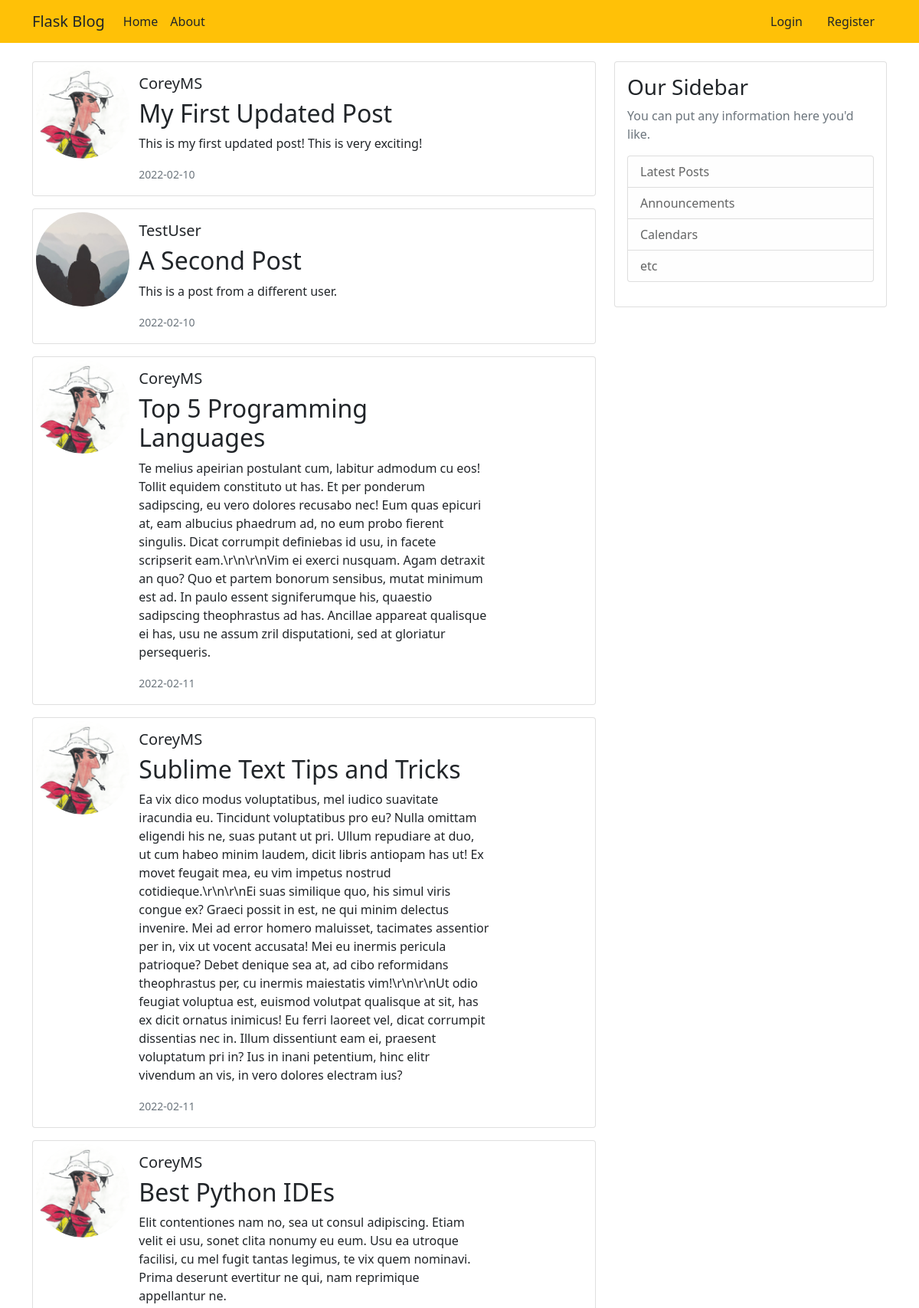
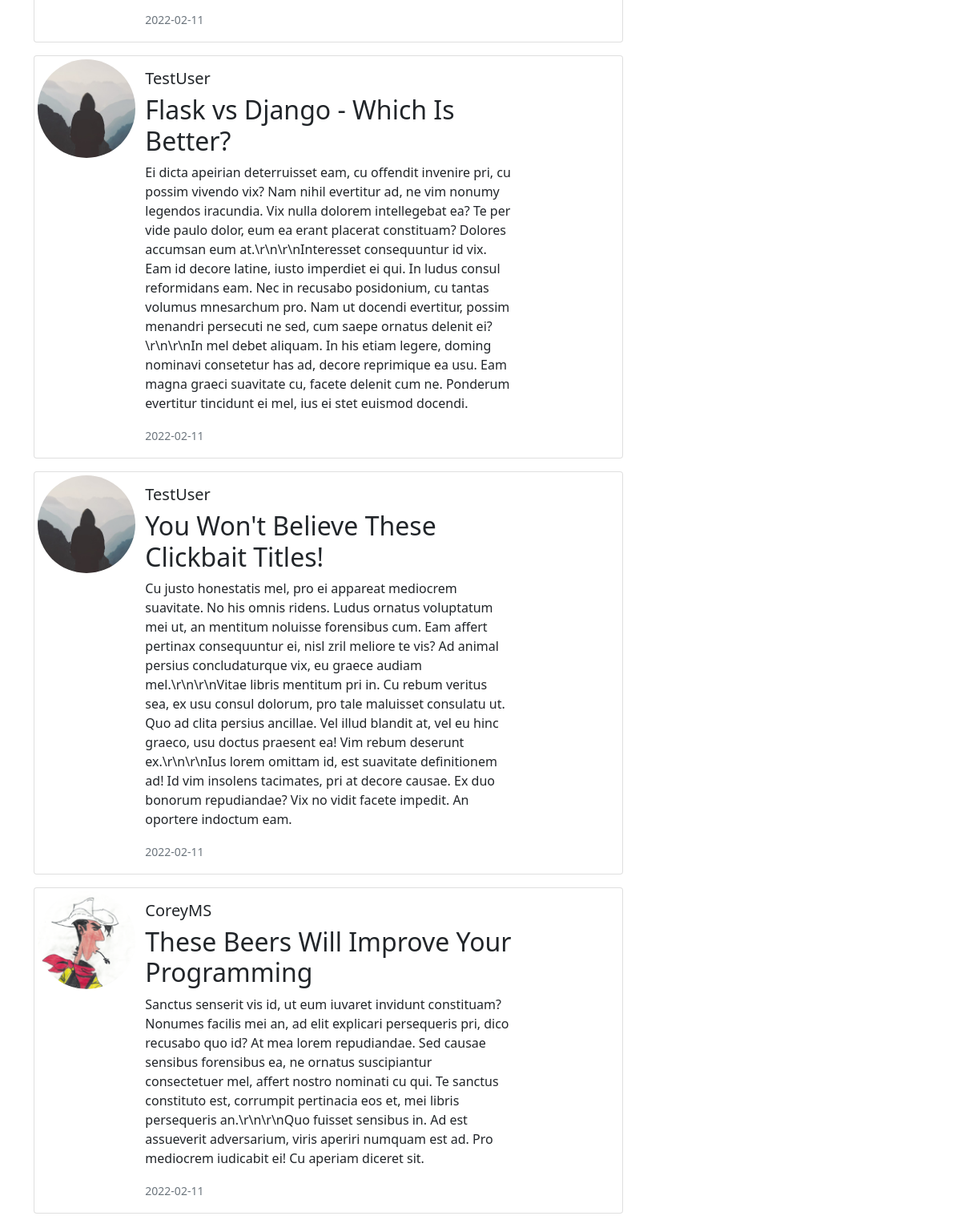
The page /home (upper part) on the database its author committed (2 pictures, top to bottom).
### flaskblog/models.py (models this page shows, shortened)
class Post(db.Model):
    id = db.Column(db.Integer, primary_key=True)
    title = db.Column(db.String(100), nullable=False)
    date_posted = db.Column(db.DateTime, nullable=False, default=datetime.utcnow)
    content = db.Column(db.Text, nullable=False)
    user_id = db.Column(db.Integer, db.ForeignKey('user.id'), nullable=False)

class User(db.Model, UserMixin):
    id = db.Column(db.Integer, primary_key=True)
    username = db.Column(db.String(20), unique=True, nullable=False)
    email = db.Column(db.String(120), unique=True, nullable=False)
    image_file = db.Column(db.String(20), nullable=False, default='default.jpg')
    password = db.Column(db.String(60), nullable=False)
    posts = db.relationship('Post', backref='author', lazy=True)

### flaskblog/routes.py (the view)
@app.route("/")
@app.route("/home")
def home():
    posts = Post.query.all()
    return render_template('home.html', posts=posts)

### flaskblog/templates/home.html
{% extends "layout.html" %}
{% block content %}
{% for post in posts %}
<div class="card mb-3">
  <div class="row g-0">
    <div class="col-2">
      <img src="{{ url_for('static', filename='profile_pics/' + post.author.image_file) }}" class="img-fluid rounded-circle m-1" alt="...">
    </div>
    <div class="col-8">
      <div class="card-body">
        <h5 class="card-title">{{ post.author.username }}</h5>
        <h2 class="card-text"><a class="article-link" href="{{ url_for('post', post_id=post.id) }}">{{ post.title }}</a></h2>
        <p class="card-text">{{ post.content }}</p>
        <p class="card-text"><small class="text-muted">{{ post.date_posted.strftime('%Y-%m-%d')}}</small></p>
      </div>
    </div>
  </div>
</div>
{% endfor %}
{% endblock content %}

### flaskblog/templates/layout.html (shortened to what this page needs)
<!DOCTYPE html>
<html lang="en">
<head>
  <link href="https://cdn.jsdelivr.net/npm/bootstrap@5.1.3/dist/css/bootstrap.min.css" rel="stylesheet"
>
  <link rel="stylesheet" type="text/css" href="{{ url_for('static', filename='main.css') }}">
</head>
<body>
  <nav class="navbar navbar-expand-lg navbar-dark bg-warning mb-4">
    <div class="container">
      <a class="navbar-brand text-dark" href="/">Flask Blog</a>
      <div class="collapse navbar-collapse" id="navbarNavDropdown">
        <ul class="navbar-nav me-auto">
          <li class="nav-item">
            <a class="nav-link active text-dark" href="{{ url_for('home') }}">Home</a>
          </li>
          <li class="nav-item">
            <a class="nav-link text-dark" href="{{ url_for('about') }}">About</a>
          </li>
        </ul>
        <div class="d-flex">
            {% if current_user.is_authenticated %}
              <a class="nav-item nav-link text-dark" href="{{ url_for('new_post') }}">New Post</a>
              <a class="nav-item nav-link text-dark" href="{{ url_for('account') }}">Account</a>
              <a class="nav-item nav-link text-dark" href="{{ url_for('logout') }}">Logout</a>
            {% else %}
              <a class="nav-item nav-link text-dark" href="{{ url_for('login') }}">Login</a>
              <a class="nav-item nav-link text-dark" href="{{ url_for('register') }}">Register</a>
            {% endif %}
        </div>
      </div>
    </div>
  </nav>
  <div class="container">
    <div class="row">
      <div class="col-md-8">
        {% block content %}{% endblock %}
      </div>
      <div class="col-md-4">
        <div class="card">
          <div class="card-body">
            <h3>Our Sidebar</h3>
            <p class='text-muted'>You can put any information here you'd like.
            <ul class="list-group">
              <li class="list-group-item list-group-item-light">Latest Posts</li>
              <li class="list-group-item list-group-item-light">Announcements</li>
              <li class="list-group-item list-group-item-light">Calendars</li>
              <li class="list-group-item list-group-item-light">etc</li>
            </ul>
            </p>
          </div>
        </div>
      </div>
    </div>
  </div>
</body>
</html>

### flaskblog/static/main.css (style rules this page uses)
.article-link { text-decoration: none; color: inherit; }

### rows shown on the page
Post: image_file (picture), author.username "CoreyMS", title "My First Updated Post", content "This is my first updated post! This is very exciting!", date_posted "2022-02-10"
Post: image_file (placeholder picture), author.username "TestUser", title "A Second Post", content "This is a post from a different user.", date_posted "2022-02-10"
Post: image_file (picture), author.username "CoreyMS", title "Top 5 Programming Languages", content "Te melius apeirian postulant cum, labitur admodum cu eos! Tollit equidem constituto ut has. Et per ponderum sadipscing, eu vero dolores recusabo nec! Eum quas epicuri at, eam albucius phaedrum ad, no eum probo fierent singulis. Dicat corrumpit definiebas id usu, in facete scripserit eam.\\r\\n\\r\\nVim ei exerci nusquam. Agam detraxit an quo? Quo et partem bonorum sensibus, mutat minimum est ad. In paulo essent signiferumque his, quaestio sadipscing theophrastus ad has. Ancillae appareat qualisque ei has, usu ne assum zril disputationi, sed at gloriatur persequeris.", date_posted "2022-02-11"
Post: image_file (picture), author.username "CoreyMS", title "Sublime Text Tips and Tricks", content "Ea vix dico modus voluptatibus, mel iudico suavitate iracundia eu. Tincidunt voluptatibus pro eu? Nulla omittam eligendi his ne, suas putant ut pri. Ullum repudiare at duo, ut cum habeo minim laudem, dicit libris antiopam has ut! Ex movet feugait mea, eu vim impetus nostrud cotidieque.\\r\\n\\r\\nEi suas similique quo, his simul viris congue ex? Graeci possit in est, ne qui minim delectus invenire. Mei ad error homero maluisset, tacimates assentior per in, vix ut vocent accusata! Mei eu inermis pericula patrioque? Debet denique sea at, ad cibo reformidans theophrastus per, cu inermis maiestatis vim!\\r\\n\\r\\nUt odio feugiat voluptua est, euismod volutpat qualisque at sit, has ex dicit ornatus…", date_posted "2022-02-11"
Post: image_file (picture), author.username "CoreyMS", title "Best Python IDEs", content "Elit contentiones nam no, sea ut consul adipiscing. Etiam velit ei usu, sonet clita nonumy eu eum. Usu ea utroque facilisi, cu mel fugit tantas legimus, te vix quem nominavi. Prima deserunt evertitur ne qui, nam reprimique appellantur ne.", date_posted "2022-02-11"
Post: image_file (placeholder picture), author.username "TestUser", title "Flask vs Django - Which Is Better?", content "Ei dicta apeirian deterruisset eam, cu offendit invenire pri, cu possim vivendo vix? Nam nihil evertitur ad, ne vim nonumy legendos iracundia. Vix nulla dolorem intellegebat ea? Te per vide paulo dolor, eum ea erant placerat constituam? Dolores accumsan eum at.\\r\\n\\r\\nInteresset consequuntur id vix. Eam id decore latine, iusto imperdiet ei qui. In ludus consul reformidans eam. Nec in recusabo posidonium, cu tantas volumus mnesarchum pro. Nam ut docendi evertitur, possim menandri persecuti ne sed, cum saepe ornatus delenit ei?\\r\\n\\r\\nIn mel debet aliquam. In his etiam legere, doming nominavi consetetur has ad, decore reprimique ea usu. Eam magna graeci suavitate cu, facete delenit cum ne.…", date_posted "2022-02-11"
Post: image_file (placeholder picture), author.username "TestUser", title "You Won't Believe These Clickbait Titles!", content "Cu justo honestatis mel, pro ei appareat mediocrem suavitate. No his omnis ridens. Ludus ornatus voluptatum mei ut, an mentitum noluisse forensibus cum. Eam affert pertinax consequuntur ei, nisl zril meliore te vis? Ad animal persius concludaturque vix, eu graece audiam mel.\\r\\n\\r\\nVitae libris mentitum pri in. Cu rebum veritus sea, ex usu consul dolorum, pro tale maluisset consulatu ut. Quo ad clita persius ancillae. Vel illud blandit at, vel eu hinc graeco, usu doctus praesent ea! Vim rebum deserunt ex.\\r\\n\\r\\nIus lorem omittam id, est suavitate definitionem ad! Id vim insolens tacimates, pri at decore causae. Ex duo bonorum repudiandae? Vix no vidit facete impedit. An oportere indoctum…", date_posted "2022-02-11"
Post: image_file (picture), author.username "CoreyMS", title "These Beers Will Improve Your Programming", content "Sanctus senserit vis id, ut eum iuvaret invidunt constituam? Nonumes facilis mei an, ad elit explicari persequeris pri, dico recusabo quo id? At mea lorem repudiandae. Sed causae sensibus forensibus ea, ne ornatus suscipiantur consectetuer mel, affert nostro nominati cu qui. Te sanctus constituto est, corrumpit pertinacia eos et, mei libris persequeris an.\\r\\n\\r\\nQuo fuisset sensibus in. Ad est assueverit adversarium, viris aperiri numquam est ad. Pro mediocrem iudicabit ei! Cu aperiam diceret sit.", date_posted "2022-02-11"
